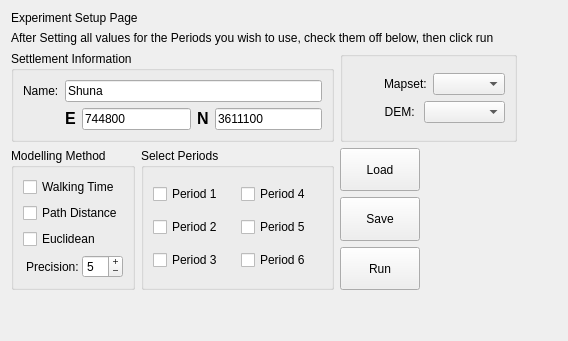
   <widget class="QWidget" name="tabExperiment" >
    <attribute name="title" >
     <string>Experiment</string>
    </attribute>
    <layout class="QGridLayout" >
     <item row="0" column="0" colspan="3" >
      <widget class="QLabel" name="label_67" >
       <property name="text" >
        <string>Experiment Setup Page</string>
       </property>
      </widget>
     </item>
     <item row="1" column="0" colspan="4" >
      <widget class="QLabel" name="label_68" >
       <property name="text" >
        <string>After Setting all values for the Periods you wish to use, check them off below, then click run</string>
       </property>
      </widget>
     </item>
     <item row="2" column="0" colspan="2" >
      <widget class="QGroupBox" name="groupBoxManualSiteEntry" >
       <property name="sizePolicy" >
        <sizepolicy vsizetype="Fixed" hsizetype="Preferred" >
         <horstretch>0</horstretch>
         <verstretch>0</verstretch>
        </sizepolicy>
       </property>
       <property name="toolTip" >
        <string>&lt;html>&lt;head>&lt;meta name="qrichtext" content="1" />&lt;style type="text/css">
p, li { white-space: pre-wrap; }
&lt;/style>&lt;/head>&lt;body style=" font-family:'Sans Serif'; font-size:9pt; font-weight:400; font-style:normal; text-decoration:none;">
&lt;p style=" margin-top:0px; margin-bottom:0px; margin-left:0px; margin-right:0px; -qt-block-indent:0; text-indent:0px;">The information entered here will be inserted as Meta-Data into the resulting maps.  However, Name and Period are optional.&lt;/p>&lt;/body>&lt;/html></string>
       </property>
       <property name="whatsThis" >
        <string>&lt;html>&lt;head>&lt;meta name="qrichtext" content="1" />&lt;style type="text/css">
p, li { white-space: pre-wrap; }
&lt;/style>&lt;/head>&lt;body style=" font-family:'Sans Serif'; font-size:9pt; font-weight:400; font-style:normal; text-decoration:none;">
&lt;p style=" margin-top:0px; margin-bottom:0px; margin-left:0px; margin-right:0px; -qt-block-indent:0; text-indent:0px;">The name of the site, it's period, and the estimated population.&lt;/p>&lt;/body>&lt;/html></string>
       </property>
       <property name="title" >
        <string>Settlement Information</string>
       </property>
       <property name="checkable" >
        <bool>false</bool>
       </property>
       <property name="checked" >
        <bool>false</bool>
       </property>
       <layout class="QGridLayout" >
        <item row="0" column="0" >
         <widget class="QLabel" name="textLabel2_4" >
          <property name="text" >
           <string>Name:</string>
          </property>
          <property name="wordWrap" >
           <bool>false</bool>
          </property>
         </widget>
        </item>
        <item row="0" column="1" colspan="2" >
         <widget class="QLineEdit" name="lineEditSiteName" >
          <property name="sizePolicy" >
           <sizepolicy vsizetype="Fixed" hsizetype="Preferred" >
            <horstretch>2</horstretch>
            <verstretch>0</verstretch>
           </sizepolicy>
          </property>
          <property name="toolTip" >
           <string>&lt;html>&lt;head>&lt;meta name="qrichtext" content="1" />&lt;style type="text/css">
p, li { white-space: pre-wrap; }
&lt;/style>&lt;/head>&lt;body style=" font-family:'Sans Serif'; font-size:9pt; font-weight:400; font-style:normal; text-decoration:none;">
&lt;p style=" margin-top:0px; margin-bottom:0px; margin-left:0px; margin-right:0px; -qt-block-indent:0; text-indent:0px;">Enter the name of the site you are modelling here. &lt;/p>&lt;/body>&lt;/html></string>
          </property>
          <property name="text" >
           <string>Shuna</string>
          </property>
         </widget>
        </item>
        <item row="1" column="1" >
         <layout class="QHBoxLayout" >
          <property name="spacing" >
           <number>6</number>
          </property>
          <property name="margin" >
           <number>0</number>
          </property>
          <item>
           <widget class="QLabel" name="label_70" >
            <property name="toolTip" >
             <string>&lt;html>&lt;head>&lt;meta name="qrichtext" content="1" />&lt;style type="text/css">
p, li { white-space: pre-wrap; }
&lt;/style>&lt;/head>&lt;body style=" font-family:'Sans Serif'; font-size:9pt; font-weight:400; font-style:normal; text-decoration:none;">
&lt;p style=" margin-top:0px; margin-bottom:0px; margin-left:0px; margin-right:0px; -qt-block-indent:0; text-indent:0px;">Easting&lt;/p>&lt;/body>&lt;/html></string>
            </property>
            <property name="text" >
             <string>&lt;html>&lt;head>&lt;meta name="qrichtext" content="1" />&lt;style type="text/css">
p, li { white-space: pre-wrap; }
&lt;/style>&lt;/head>&lt;body style=" font-family:'Sans Serif'; font-size:9pt; font-weight:400; font-style:normal; text-decoration:none;">
&lt;p style=" margin-top:0px; margin-bottom:0px; margin-left:0px; margin-right:0px; -qt-block-indent:0; text-indent:0px;">&lt;span style=" font-size:12pt; font-weight:600;">E&lt;/span>&lt;/p>&lt;/body>&lt;/html></string>
            </property>
           </widget>
          </item>
          <item>
           <widget class="QLineEdit" name="lineEditEasting" >
            <property name="toolTip" >
             <string>&lt;html>&lt;head>&lt;meta name="qrichtext" content="1" />&lt;style type="text/css">
p, li { white-space: pre-wrap; }
&lt;/style>&lt;/head>&lt;body style=" font-family:'Sans Serif'; font-size:9pt; font-weight:400; font-style:normal; text-decoration:none;">
&lt;p style=" margin-top:0px; margin-bottom:0px; margin-left:0px; margin-right:0px; -qt-block-indent:0; text-indent:0px;">Easting (required)&lt;/p>&lt;/body>&lt;/html></string>
            </property>
            <property name="whatsThis" >
             <string>&lt;html>&lt;head>&lt;meta name="qrichtext" content="1" />&lt;style type="text/css">
p, li { white-space: pre-wrap; }
&lt;/style>&lt;/head>&lt;body style=" font-family:'Sans Serif'; font-size:9pt; font-weight:400; font-style:normal; text-decoration:none;">
&lt;p style=" margin-top:0px; margin-bottom:0px; margin-left:0px; margin-right:0px; -qt-block-indent:0; text-indent:0px;">The Easting of the site. Be sure you are using the same coordinate system as you do when creating your land suitability mask files!&lt;/p>&lt;/body>&lt;/html></string>
            </property>
            <property name="text" >
             <string>744800</string>
            </property>
           </widget>
          </item>
         </layout>
        </item>
        <item row="1" column="2" >
         <layout class="QHBoxLayout" >
          <property name="spacing" >
           <number>6</number>
          </property>
          <property name="margin" >
           <number>0</number>
          </property>
          <item>
           <widget class="QLabel" name="label_71" >
            <property name="toolTip" >
             <string>&lt;html>&lt;head>&lt;meta name="qrichtext" content="1" />&lt;style type="text/css">
p, li { white-space: pre-wrap; }
&lt;/style>&lt;/head>&lt;body style=" font-family:'Sans Serif'; font-size:9pt; font-weight:400; font-style:normal; text-decoration:none;">
&lt;p style=" margin-top:0px; margin-bottom:0px; margin-left:0px; margin-right:0px; -qt-block-indent:0; text-indent:0px;">Northing&lt;/p>&lt;/body>&lt;/html></string>
            </property>
            <property name="text" >
             <string>&lt;html>&lt;head>&lt;meta name="qrichtext" content="1" />&lt;style type="text/css">
p, li { white-space: pre-wrap; }
&lt;/style>&lt;/head>&lt;body style=" font-family:'Sans Serif'; font-size:9pt; font-weight:400; font-style:normal; text-decoration:none;">
&lt;p style=" margin-top:0px; margin-bottom:0px; margin-left:0px; margin-right:0px; -qt-block-indent:0; text-indent:0px;">&lt;span style=" font-size:12pt; font-weight:600;">N&lt;/span>&lt;/p>&lt;/body>&lt;/html></string>
            </property>
           </widget>
          </item>
          <item>
           <widget class="QLineEdit" name="lineEditNorthing" >
            <property name="toolTip" >
             <string>&lt;html>&lt;head>&lt;meta name="qrichtext" content="1" />&lt;style type="text/css">
p, li { white-space: pre-wrap; }
&lt;/style>&lt;/head>&lt;body style=" font-family:'Sans Serif'; font-size:9pt; font-weight:400; font-style:normal; text-decoration:none;">
&lt;p style=" margin-top:0px; margin-bottom:0px; margin-left:0px; margin-right:0px; -qt-block-indent:0; text-indent:0px;">Northing (required)&lt;/p>&lt;/body>&lt;/html></string>
            </property>
            <property name="whatsThis" >
             <string>&lt;html>&lt;head>&lt;meta name="qrichtext" content="1" />&lt;style type="text/css">
p, li { white-space: pre-wrap; }
&lt;/style>&lt;/head>&lt;body style=" font-family:'Sans Serif'; font-size:9pt; font-weight:400; font-style:normal; text-decoration:none;">
&lt;p style=" margin-top:0px; margin-bottom:0px; margin-left:0px; margin-right:0px; -qt-block-indent:0; text-indent:0px;">The Northing of the site. Be sure you are using the same coordinate system as you do when creating your land suitability mask files!&lt;/p>&lt;/body>&lt;/html></string>
            </property>
            <property name="text" >
             <string>3611100</string>
            </property>
           </widget>
          </item>
         </layout>
        </item>
       </layout>
      </widget>
     </item>
     <item row="2" column="2" colspan="2" >
      <widget class="QGroupBox" name="gbxGrass" >
       <property name="title" >
        <string/>
       </property>
       <layout class="QGridLayout" >
        <item row="0" column="0" >
         <widget class="QLabel" name="lblGrass" >
          <property name="maximumSize" >
           <size>
            <width>80</width>
            <height>80</height>
           </size>
          </property>
          <property name="text" >
           <string/>
          </property>
          <property name="pixmap" >
           <pixmap>:/icona_grass.gif</pixmap>
          </property>
          <property name="scaledContents" >
           <bool>true</bool>
          </property>
         </widget>
        </item>
        <item row="0" column="1" >
         <layout class="QVBoxLayout" >
          <item>
           <layout class="QHBoxLayout" >
            <item>
             <widget class="QLabel" name="label_69" >
              <property name="sizePolicy" >
               <sizepolicy vsizetype="Preferred" hsizetype="Fixed" >
                <horstretch>0</horstretch>
                <verstretch>0</verstretch>
               </sizepolicy>
              </property>
              <property name="text" >
               <string>Mapset:</string>
              </property>
             </widget>
            </item>
            <item>
             <widget class="QComboBox" name="cboMapSet" />
            </item>
           </layout>
          </item>
          <item>
           <layout class="QHBoxLayout" >
            <item>
             <widget class="QLabel" name="label_72" >
              <property name="sizePolicy" >
               <sizepolicy vsizetype="Preferred" hsizetype="Fixed" >
                <horstretch>0</horstretch>
                <verstretch>0</verstretch>
               </sizepolicy>
              </property>
              <property name="text" >
               <string>DEM: </string>
              </property>
              <property name="alignment" >
               <set>Qt::AlignRight|Qt::AlignTrailing|Qt::AlignVCenter</set>
              </property>
             </widget>
            </item>
            <item>
             <widget class="QComboBox" name="cboDEM" />
            </item>
           </layout>
          </item>
         </layout>
        </item>
       </layout>
      </widget>
     </item>
     <item row="2" column="4" >
      <spacer>
       <property name="orientation" >
        <enum>Qt::Horizontal</enum>
       </property>
       <property name="sizeHint" stdset="0" >
        <size>
         <width>40</width>
         <height>20</height>
        </size>
       </property>
      </spacer>
     </item>
     <item rowspan="3" row="3" column="0" >
      <widget class="QGroupBox" name="model_method_box" >
       <property name="sizePolicy" >
        <sizepolicy vsizetype="Fixed" hsizetype="Fixed" >
         <horstretch>0</horstretch>
         <verstretch>0</verstretch>
        </sizepolicy>
       </property>
       <property name="whatsThis" >
        <string>&lt;html>&lt;head>&lt;meta name="qrichtext" content="1" />&lt;style type="text/css">
p, li { white-space: pre-wrap; }
&lt;/style>&lt;/head>&lt;body style=" font-family:'Sans Serif'; font-size:9pt; font-weight:400; font-style:normal; text-decoration:none;">
&lt;p style=" margin-top:0px; margin-bottom:0px; margin-left:0px; margin-right:0px; -qt-block-indent:0; text-indent:0px;">LandUse Analyst currently offers three types of analysis. Here you select which one you want to use.&lt;/p>
&lt;p style=" margin-top:12px; margin-bottom:12px; margin-left:0px; margin-right:0px; -qt-block-indent:0; text-indent:0px;">Euclidean method starts looking for suitable land at the site and moves outwards from that point 'as the crow flies'. In other words, using Euclidean geometry (or even more simply, it draws circles!)&lt;/p>
&lt;p style=" margin-top:12px; margin-bottom:12px; margin-left:0px; margin-right:0px; -qt-block-indent:0; text-indent:0px;">Walking Time method uses the same basic principle except that it moves outward from the site based on walking time instead of distance. This method is probably the most realistic scenario to run, but it is interesting to compare the results of the three different methods.&lt;/p>
&lt;p style=" margin-top:12px; margin-bottom:12px; margin-left:0px; margin-right:0px; -qt-block-indent:0; text-indent:0px;">Path Distance is very similar to Eucidean, except that this method considers topography when calculating distance from the site.&lt;/p>&lt;/body>&lt;/html></string>
       </property>
       <property name="title" >
        <string>Modelling Method</string>
       </property>
       <layout class="QGridLayout" >
        <item row="0" column="0" >
         <widget class="QCheckBox" name="checkBox_81" >
          <property name="text" >
           <string>Walking Time</string>
          </property>
         </widget>
        </item>
        <item row="1" column="0" >
         <widget class="QCheckBox" name="checkBox_82" >
          <property name="text" >
           <string>Path Distance</string>
          </property>
         </widget>
        </item>
        <item row="2" column="0" >
         <widget class="QCheckBox" name="checkBox_83" >
          <property name="text" >
           <string>Euclidean</string>
          </property>
         </widget>
        </item>
        <item row="3" column="0" >
         <layout class="QHBoxLayout" >
          <property name="spacing" >
           <number>0</number>
          </property>
          <property name="margin" >
           <number>0</number>
          </property>
          <item>
           <widget class="QLabel" name="label_73" >
            <property name="toolTip" >
             <string>&lt;html>&lt;head>&lt;meta name="qrichtext" content="1" />&lt;style type="text/css">
p, li { white-space: pre-wrap; }
&lt;/style>&lt;/head>&lt;body style=" font-family:'Sans Serif'; font-size:9pt; font-weight:400; font-style:normal; text-decoration:none;">
&lt;p style=" margin-top:0px; margin-bottom:0px; margin-left:0px; margin-right:0px; -qt-block-indent:0; text-indent:0px;">The smaller the value, the longer it will take to calculate the results!&lt;/p>&lt;/body>&lt;/html></string>
            </property>
            <property name="whatsThis" >
             <string>&lt;html>&lt;head>&lt;meta name="qrichtext" content="1" />&lt;style type="text/css">
p, li { white-space: pre-wrap; }
&lt;/style>&lt;/head>&lt;body style=" font-family:'Sans Serif'; font-size:9pt; font-weight:400; font-style:normal; text-decoration:none;">
&lt;p style=" margin-top:0px; margin-bottom:0px; margin-left:0px; margin-right:0px; -qt-block-indent:0; text-indent:0px;">Landuse Analyst finds suitable land contained with a boundary around the site. This boundary is different for each modelling method, but the process is identical. Once this boundary has been determined, it looks inside and calcualtes the total area of suitable land and compares it to the Area Target. If the area of suitable land contained within this boundary falls within the range set by Model Precision, it has found the solution. If it is under this range, however, the boundary is moved outwards, and the process repeats until enough suitable land has been found.&lt;/p>&lt;/body>&lt;/html></string>
            </property>
            <property name="text" >
             <string>Precision: </string>
            </property>
            <property name="alignment" >
             <set>Qt::AlignRight|Qt::AlignTrailing|Qt::AlignVCenter</set>
            </property>
           </widget>
          </item>
          <item>
           <widget class="QSpinBox" name="sbModelPrecision" >
            <property name="sizePolicy" >
             <sizepolicy vsizetype="Fixed" hsizetype="Fixed" >
              <horstretch>0</horstretch>
              <verstretch>0</verstretch>
             </sizepolicy>
            </property>
            <property name="toolTip" >
             <string>&lt;html>&lt;head>&lt;meta name="qrichtext" content="1" />&lt;style type="text/css">
p, li { white-space: pre-wrap; }
&lt;/style>&lt;/head>&lt;body style=" font-family:'Sans Serif'; font-size:9pt; font-weight:400; font-style:normal; text-decoration:none;">
&lt;p style=" margin-top:0px; margin-bottom:0px; margin-left:0px; margin-right:0px; -qt-block-indent:0; text-indent:0px;">The smaller the value, the longer it will take to calculate the results!&lt;/p>&lt;/body>&lt;/html></string>
            </property>
            <property name="whatsThis" >
             <string>&lt;html>&lt;head>&lt;meta name="qrichtext" content="1" />&lt;style type="text/css">
p, li { white-space: pre-wrap; }
&lt;/style>&lt;/head>&lt;body style=" font-family:'Sans Serif'; font-size:9pt; font-weight:400; font-style:normal; text-decoration:none;">
&lt;p style=" margin-top:0px; margin-bottom:0px; margin-left:0px; margin-right:0px; -qt-block-indent:0; text-indent:0px;">Landuse Analyst finds suitable land contained with a boundary around the site. This boundary is different for each modelling method, but the process is identical. Once this boundary has been determined, it looks inside and calcualtes the total area of suitable land and compares it to the Area Target. If the area of suitable land contained within this boundary falls within the range set by Model Precision, it has found the solution. If it is under this range, however, the boundary is moved outwards, and the process repeats until enough suitable land has been found.&lt;/p>&lt;/body>&lt;/html></string>
            </property>
            <property name="buttonSymbols" >
             <enum>QAbstractSpinBox::PlusMinus</enum>
            </property>
            <property name="minimum" >
             <number>1</number>
            </property>
            <property name="maximum" >
             <number>50</number>
            </property>
            <property name="value" >
             <number>5</number>
            </property>
           </widget>
          </item>
         </layout>
        </item>
       </layout>
      </widget>
     </item>
     <item rowspan="3" row="3" column="1" >
      <widget class="QGroupBox" name="groupBox_25" >
       <property name="title" >
        <string>Select Periods</string>
       </property>
       <layout class="QGridLayout" >
        <item row="0" column="0" >
         <widget class="QCheckBox" name="checkBox_75" >
          <property name="text" >
           <string>Period 1</string>
          </property>
         </widget>
        </item>
        <item row="0" column="1" >
         <widget class="QCheckBox" name="checkBox_78" >
          <property name="text" >
           <string>Period 4</string>
          </property>
         </widget>
        </item>
        <item row="1" column="0" >
         <widget class="QCheckBox" name="checkBox_76" >
          <property name="text" >
           <string>Period 2</string>
          </property>
         </widget>
        </item>
        <item row="1" column="1" >
         <widget class="QCheckBox" name="checkBox_79" >
          <property name="text" >
           <string>Period 5</string>
          </property>
         </widget>
        </item>
        <item row="2" column="0" >
         <widget class="QCheckBox" name="checkBox_77" >
          <property name="text" >
           <string>Period 3</string>
          </property>
         </widget>
        </item>
        <item row="2" column="1" >
         <widget class="QCheckBox" name="checkBox_80" >
          <property name="text" >
           <string>Period 6</string>
          </property>
         </widget>
        </item>
       </layout>
      </widget>
     </item>
     <item row="3" column="2" >
      <widget class="QPushButton" name="pushButton_13" >
       <property name="sizePolicy" >
        <sizepolicy vsizetype="Preferred" hsizetype="Minimum" >
         <horstretch>0</horstretch>
         <verstretch>0</verstretch>
        </sizepolicy>
       </property>
       <property name="text" >
        <string>Load</string>
       </property>
      </widget>
     </item>
     <item row="4" column="2" >
      <widget class="QPushButton" name="pushButton_14" >
       <property name="sizePolicy" >
        <sizepolicy vsizetype="Preferred" hsizetype="Minimum" >
         <horstretch>0</horstretch>
         <verstretch>0</verstretch>
        </sizepolicy>
       </property>
       <property name="text" >
        <string>Save</string>
       </property>
      </widget>
     </item>
     <item row="4" column="3" >
      <spacer>
       <property name="orientation" >
        <enum>Qt::Horizontal</enum>
       </property>
       <property name="sizeHint" stdset="0" >
        <size>
         <width>40</width>
         <height>20</height>
        </size>
       </property>
      </spacer>
     </item>
     <item row="5" column="2" >
      <widget class="QPushButton" name="pushButton_15" >
       <property name="sizePolicy" >
        <sizepolicy vsizetype="Preferred" hsizetype="Minimum" >
         <horstretch>0</horstretch>
         <verstretch>0</verstretch>
        </sizepolicy>
       </property>
       <property name="text" >
        <string>Run</string>
       </property>
      </widget>
     </item>
     <item row="6" column="1" >
      <spacer>
       <property name="orientation" >
        <enum>Qt::Vertical</enum>
       </property>
       <property name="sizeHint" stdset="0" >
        <size>
         <width>20</width>
         <height>40</height>
        </size>
       </property>
      </spacer>
     </item>
    </layout>
   </widget>
